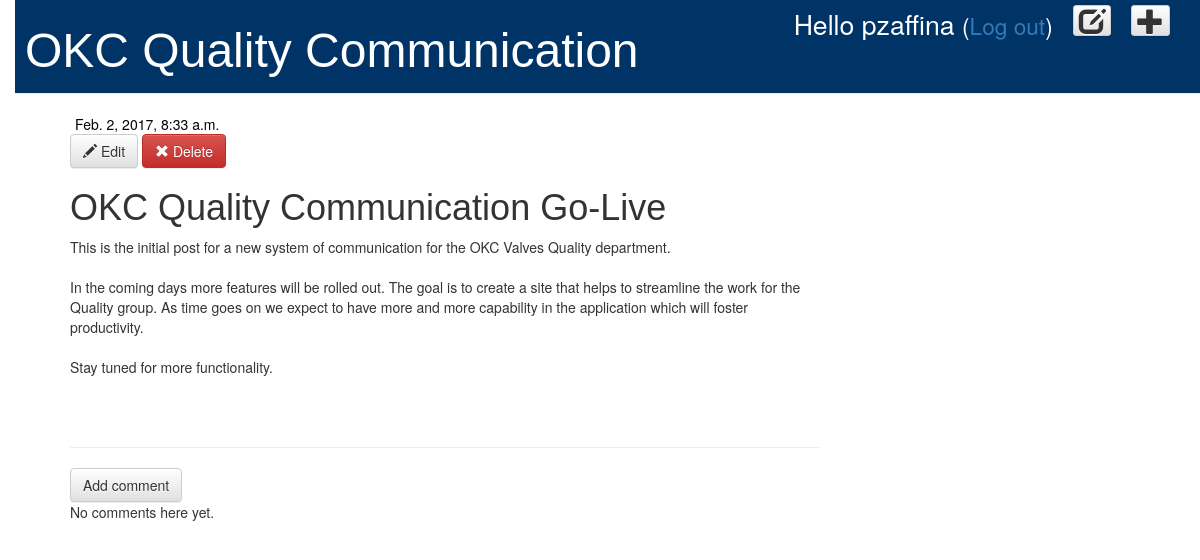
Page /post/1/ (signed in) on the committed database.
### blog/models.py (models this page shows, shortened)
class Post(models.Model):
    author = models.ForeignKey('auth.User')
    title = models.CharField(max_length=200)
    text = models.TextField()
    created_date = models.DateTimeField(default=timezone.now)
    published_date = models.DateTimeField(blank=True, null=True)

### blog/views.py (the view)
# urls.py: url(r'^post/(?P<pk>\d+)/$', views.post_detail, name='post_detail'),
def post_detail(request, pk):
    post = get_object_or_404(Post, pk=pk)
    return render(request, 'blog/post_detail.html', {'post': post})

### blog/templates/blog/post_detail.html
{% extends 'blog/base.html' %}
{% block content %}
    <div class="post">
        {% if post.published_date %}
            <div class="date">
                {{ post.published_date }}
            </div>
        {% else %}
            <a class="btn btn-default" href="{% url 'post_publish' pk=post.pk %}">Publish</a>
        {% endif %}
        {% if user.is_authenticated %}
            <a class="btn btn-default" href="{% url 'post_edit' pk=post.pk %}"><span class="glyphicon glyphicon-pencil"></span>   Edit</a>
            <a class="btn btn-danger" href="{% url 'post_remove' pk=post.pk %}"><span class="glyphicon glyphicon-remove"></span>  Delete</a>
        {% endif %}
        <h1>{{ post.title }}</h1>
        <p>{{ post.text|linebreaksbr }}</p>
    </div>
    <hr>
    <a class="btn btn-default" href="{% url 'add_comment_to_post' pk=post.pk %}">Add comment</a>
    {% for comment in post.comments.all %}
        {% if user.is_authenticated or comment.approved_comment %}
        <div class="comment">
            <div class="date">
                {{ comment.created_date }}
                {% if not comment.approved_comment %}
                    <a class="btn btn-default" href="{% url 'comment_remove' pk=comment.pk %}"><span class="glyphicon glyphicon-remove"></span></a>
                    <a class="btn btn-default" href="{% url 'comment_approve' pk=comment.pk %}"><span class="glyphicon glyphicon-ok"></span></a>
                {% endif %}
            </div>
            <strong>{{ comment.author }}</strong>
            <p>{{ comment.text|linebreaks }}</p>
        </div>
        {% endif %}
    {% empty %}
        <p>No comments here yet.</p>
    {% endfor %}
{% endblock %}

### blog/templates/blog/base.html (shortened to what this page needs)
{% load staticfiles %}
<html>
    <head>
        <link rel="stylesheet" href="//maxcdn.bootstrapcdn.com/bootstrap/3.2.0/css/bootstrap.min.css">
        <link rel="stylesheet" href="//maxcdn.bootstrapcdn.com/bootstrap/3.2.0/css/bootstrap-theme.min.css">
        <link rel="stylesheet" href="{% static 'css/blog.css' %}">
    </head>
    <body>
        <div class="page-header">
            {% if user.is_authenticated %}
                <a class="top-menu btn btn-xs btn-default" href="{% url 'post_new' %}"><span class="glyphicon glyphicon-plus"></span></a>
                <a class="top-menu btn btn-xs btn-default" href="{% url 'post_draft_list' %}" ><span class="glyphicon glyphicon-edit"></span></a>
                <p class="top-menu greeting">Hello {{ user.username }} <small>(<a href="{% url 'logout' %}">Log out</a>)</small></p>
            {% else %}
                <a class="top-menu btn btn-xs btn-default" href="{% url 'login' %}" ><span class="glyphicon glyphicon-edit"></span></a>
            {% endif %}
            <h1><a href="/">OKC Quality Communication</a></h1>
        </div>
        <div class="content container">
            <div class="row">
                <div class="col-md-8">
                    {% block content %}
                    {% endblock %}
                </div>
            </div>
        </div>
    </body>
</html>

### default/static/css0/blog.css (style rules this page uses)
h1 a { color: #000000; font-family: sans-serif; }
body { padding-left: 15px; }
.page-header { background-color: #003366; margin-top: 0; padding: 5px 10px 5px 10px; }
.page-header h1, .page-header h1 a, .page-header h1 a:visited, .page-header h1 a:active { color: #ffffff; font-size: 36pt; text-decoration: none; }
.content { margin-left: 40px; }
h1, h2, h3, h4 { font-family: sans-serif; }
.date { color: #000000; padding: 0px 0px 0px 5px; }
.top-menu, .top-menu:hover, .top-menu:visited { color: #333; float: right; font-size: 20pt; margin-right: 20px; }
.post { margin-bottom: 70px; }
.top-menu.greeting { color: white; }

### rows in the picture
Post: published_date "Feb. 2, 2017, 8:33 a.m.", title "OKC Quality Communication Go-Live", text "This is the initial post for a new system of communication for the OKC Valves Quality department. In the coming days more features will be rolled out. The goal is to create a site that helps to streamline the work for the Quality group. As time goes on we expect to have more and more capability in the application which will foster productivity. Stay tuned for more functionality."

### other values in the picture
{{ user.username }} "pzaffina"
